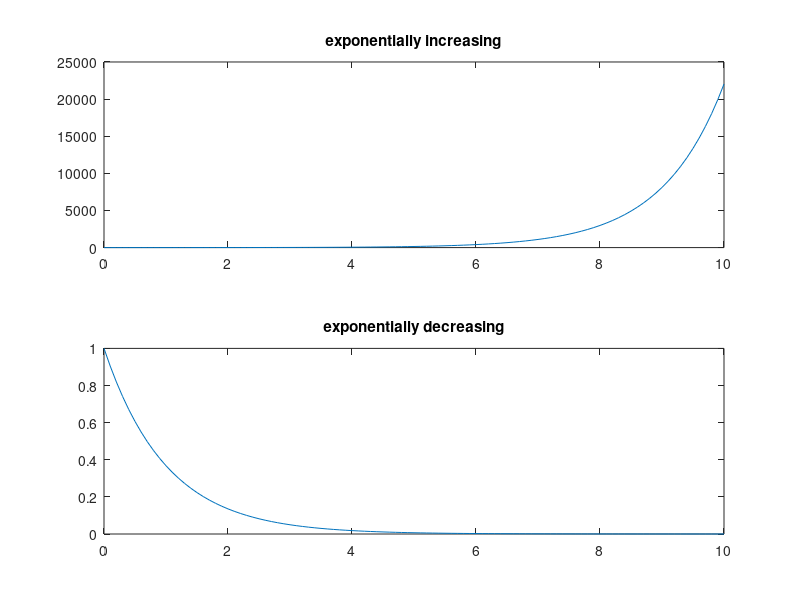

This figure's MATLAB source:
t=0:0.1:10;
x=exp(t)
subplot(2,1,1);
plot(t,x)
title('exponentially increasing')
y=exp(-t)
subplot(2,1,2);
plot(t,y)
title('exponentially decreasing')


